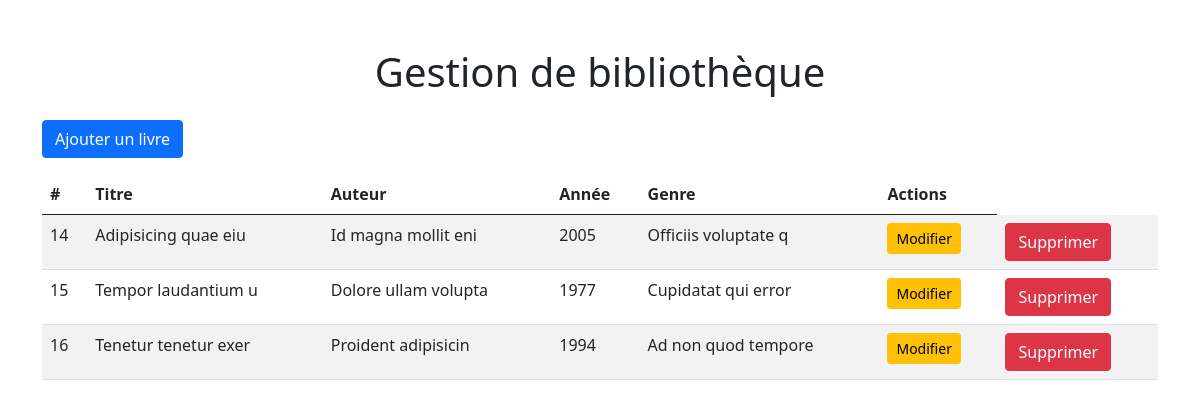
The page / on the database its author committed.
### tables this page shows
CREATE TABLE IF NOT EXISTS `books` (
  `id` int NOT NULL AUTO_INCREMENT,
  `title` varchar(250) NOT NULL,
  `author` varchar(250) NOT NULL,
  `year` int NOT NULL,
  `genre` varchar(200) NOT NULL,
  PRIMARY KEY (`id`)
);

### index.php (the view, shortened to what this page needs)
<!DOCTYPE html>
<html lang="fr">
<head>
    <link href="https://cdn.jsdelivr.net/npm/bootstrap@5.0.2/dist/css/bootstrap.min.css" rel="stylesheet">
</head>
<body>
    <div class="container mt-5">
        <h1 class="text-center mb-4">Gestion de bibliothèque</h1>
        <a href="ajout.php" class="btn btn-primary mb-3">
            Ajouter un livre
            </a>
        <table class="table table-striped">
            <thead>
                <tr>
                    <th scope="col">#</th>
                    <th scope="col">Titre</th>
                    <th scope="col">Auteur</th>
                    <th scope="col">Année</th>
                    <th scope="col">Genre</th>
                    <th scope="col">Actions</th>
                </tr>
            </thead>
            <tbody>
            <?php
        include "config_bdd.php";
        $sql = "SELECT * FROM books";
        $req = $conn->query($sql);
        while ($donnees = $req->fetch()) {
            $id = $donnees['id'];
            $title = $donnees['title'];
            $author = $donnees['author'];
            $year= $donnees['year'];
            $genre = $donnees['genre'];
            echo '
        <tr>
            <td> ' . $id. '</td>
            <td> ' . $title. '</td>
            <td> ' . $author. '</td>
            <td> ' . $year. '</td>
            <td> ' . $genre. '</td>
            <td><a href="modifier.php?id=' . $id . '" role="button" class="btn btn-warning btn-sm">Modifier</a></td>
            <td><a href="supprimer.php?id=' . $id. '" role="button" class="btn btn-danger">Supprimer</a></td>
        </tr>';
        }
        ?>
            </tbody>
        </table>
    </div>
</body>
</html>

### rows shown on the page
books: id "14", title "Adipisicing quae eiu", author "Id magna mollit eni", year "2005", genre "Officiis voluptate q"
books: id "15", title "Tempor laudantium u", author "Dolore ullam volupta", year "1977", genre "Cupidatat qui error"
books: id "16", title "Tenetur tenetur exer", author "Proident adipisicin", year "1994", genre "Ad non quod tempore"
